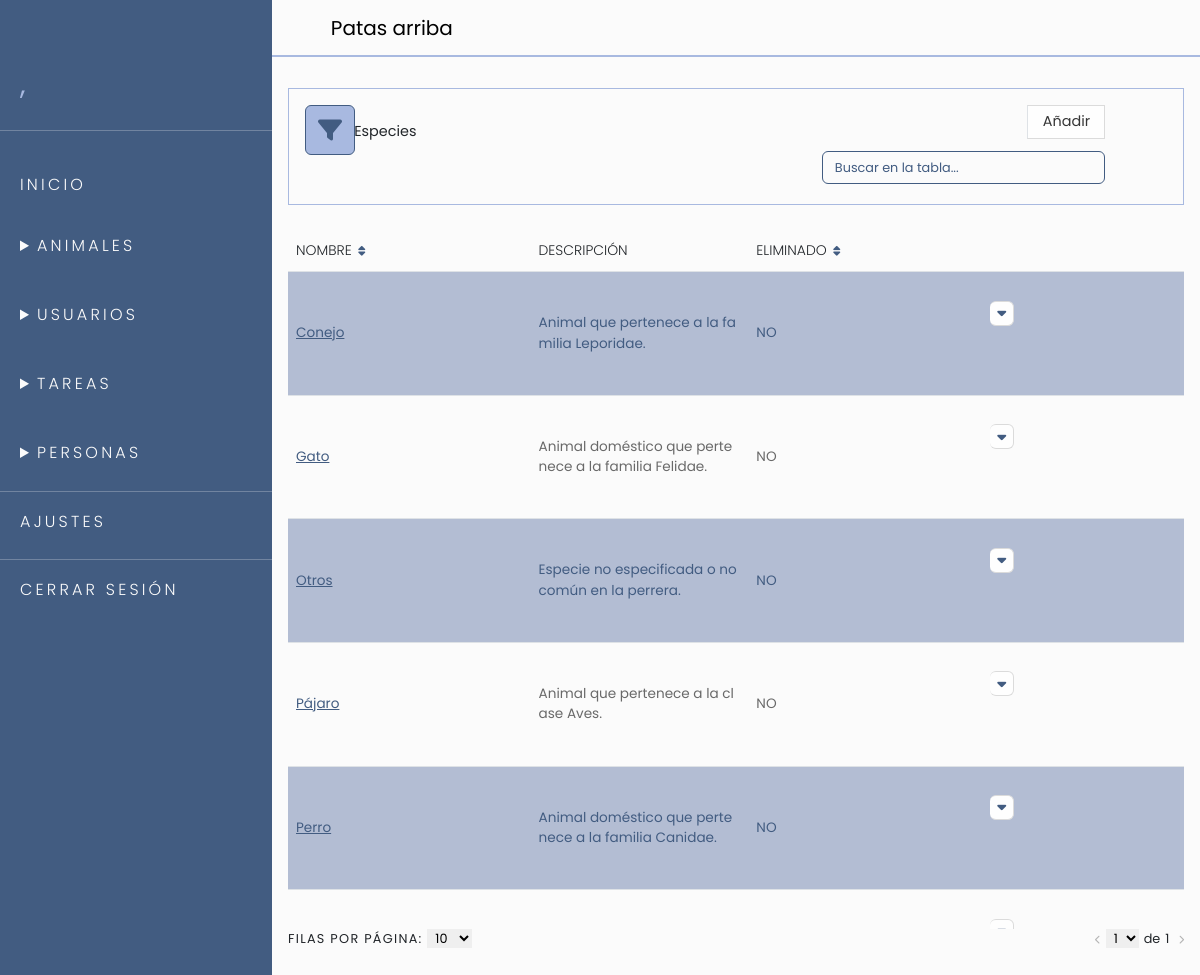
The page /app/controllers/EspecieC.php (signed in) on the database its author committed.
### tables this page shows
CREATE TABLE IF NOT EXISTS `especies` (
  `id` VARCHAR(22) NOT NULL DEFAULT '1',
  `nombre` VARCHAR(45) NOT NULL DEFAULT 'No especificado',
  `descripcion` VARCHAR(100) NOT NULL DEFAULT '-',
  `disponible` TINYINT(4) NOT NULL DEFAULT 1,
  PRIMARY KEY (`id`),
  UNIQUE INDEX `idespecies_UNIQUE` (`id` ASC) );

### app/utils/Utils.php (called while the page is built, shortened)
<?php
require_once "../models/Model.php";
class Utils
{
    public static function connectBD()
    {
        $conBD = null;
        try {
            return $conBD = new PDO(DB_DRIVER . ":host=" . DB_HOST . ";dbname=" . DB_SCHEMA, DB_USER);
        } catch (PDOException $e) {
            self::save_log_error($e->getMessage());
            return $conBD;
            die();
        } catch (Exception $e) {
            self::save_log_error($e->getMessage());
            return $conBD;
            exit();
        }
    }
}

### app/models/Model.php (called while the page is built, shortened)
<?php
require_once "../utils/Utils.php";
class Model
{
    protected $conBD;
    function __construct()
    {
        try {
            $this->conBD = Utils::connectBD();
        } catch (PDOException $e) {
            Utils::save_log_error("PDOException caught: " . $e->getMessage());
        } catch (Exception $e) {
            Utils::save_log_error("Unexpected error caught: " . $e->getMessage());
        }
    }
    public function get_all_visibles(String $table)
    {
        try {
            $query = "SELECT * FROM $table WHERE disponible = 1";
            $stm = $this->conBD->prepare($query);
            $stm->execute();
            return $stm->fetchAll();
        } catch (PDOException $e) {
            Utils::save_log_error("PDOException caught: " . $e->getMessage());
        } catch (Exception $e) {
            Utils::save_log_error("Unexpected error caught: " . $e->getMessage());
        }
    }
    public function pagination_visible(String $table, string $ord, string $field, int $page, int $amount)
    {
        try {
            $offset = ($page - 1) * $amount;
            $query = "SELECT * FROM $table WHERE disponible = 1 ORDER BY $field $ord LIMIT :amount OFFSET :offset";
            $statement = $this->conBD->prepare($query);
            $statement->bindParam(":amount", $amount, PDO::PARAM_INT);
            $statement->bindParam(":offset", $offset, PDO::PARAM_INT);
            $statement->execute();
            return $statement->fetchAll();
        } catch (PDOException $e) {
            Utils::save_log_error("PDOException caught: " . $e->getMessage());
        } catch (Exception $e) {
            Utils::save_log_error("Unexpected error caught: " . $e->getMessage());
        }
        return null;
    }
    public function total_pages_visibles(String $table, int $amount)
    {
        return ceil(count(self::get_all_visibles($table)) / $amount);
    }
}

### app/views/components/especieList.php (the view, shortened to what this page needs)
<div class="w-100" style="overflow: auto; max-height:700px;">
    <table id="list-container" class="table table-striped mb-0" style="vertical-align:middle">
        <thead>
            <tr>
                <th style="width:12em; z-index:301;">
                    <div class="d-flex align-items-center justify-content-space-between">
                        <span>Nombre</span>
                        <button class="btn btn-link sort-btn p-0" data-field="nombre" data-ord="asc">
                            <i class="fas fa-sort"></i>
                        </button>
                    </div>
                </th>
                <th>
                    <span class="d-flex" style="width: max-content;">Descripción</span>
                </th>
                <th>
                    <div class="d-flex align-items-center justify-content-space-between">
                        <span style="width: max-content;">ELIMINADO</span>
                        <button class="btn btn-link sort-btn p-0" data-field="disponible" data-ord="asc">
                            <i class="fas fa-sort"></i>
                        </button>
                    </div>
                </th>
                <th class='text-center'></th>
            </tr>
        </thead>
        <tbody>
            <?php
            foreach ($data as $show_data) {
                echo "<tr>";
                echo "<td class='sticky-column' id='showRegister' value='" . $show_data["id"] . "'> <a href='?id=" . $show_data["id"] . "&action=show_register'>" . $show_data["nombre"] . "</a> </td>";;
                echo "<td style='white-space: pre-line;'>" . $show_data["descripcion"] . "</td>";
                echo "<td>" . (($show_data["disponible"] == '0') ? 'SI' : 'NO') . "</td>";
                echo "<td class='ps-4 pe-2'>";
            ?>
                <div class="btn-group dropdown d-block" style="position:relative">
                    <button type="button" onclick="show_btn_options(event)" id="add" class="button-dropdown rounded" style="padding: .8em;width: 1.3em;height: 1.3em;">
                        <i class="fa-solid fa-caret-down text-primary"></i>
                    </button>
                </div>
            <?php
                echo "</td>";
                echo "</tr>";
            }
            ?>
        </tbody>
    </table>
</div>

### app/controllers/EspecieC.php (shortened to what this page needs)
<?php
require_once "../utils/Utils.php";
class EspecieC
{
    private $especie;
    private $field;
    private $ord;
    private $amount;
    private $page;
    function __construct()
    {
        $this->especie = new Especie();
        $this->field = "nombre";
        $this->ord = "ASC";
        $this->amount = "10";
        $this->page = "1";
    }
    public function getPage() { return $this->page; }
    public function run(String $action = "index")
    {
        switch ($action) {
            case "index":
                $this->index();
                break;
        }
    }
    private function index($view = 'V_Especies.php')
    {
        if (strtoupper($_SESSION["rol"]) == USER_ROL_ADMIN) {
            $data = $this->especie->pagination_all('especies', $this->ord, $this->field, $this->page, $this->amount);
            $total_pages = $this->especie->total_pages('especies', $this->amount);
        } else {
            $data = $this->especie->pagination_visible('especies', $this->ord, $this->field, $this->page, $this->amount);
            $total_pages = $this->especie->total_pages_visibles('especies', $this->amount);
        }
        $page = $this->getPage();
        require_once "../views/" . $view;
    }
}
$especie = new EspecieC();
$action = !empty($_REQUEST["action"]) ? $_REQUEST["action"] : "index";
$especie->run($action);

### app/views/V_Especies.php (shortened to what this page needs)
<!DOCTYPE html>
<html lang="es">
<head>
    <link rel="stylesheet" href="../views/css/sass.css">
</head>
<body>
    <?php include_once "../views/components/menu.php"; ?>
    <section id="content">
        <?php include_once "../views/components/header.php"; ?>
        <main class="mt-5 d-flex flex-column justify-content-center align-content-center p-3" id="main">
            <?php include_once "../views/components/filterEspecie.php"; ?>
            <?php include_once "../views/components/especieList.php"; ?>
            <?php include_once "../views/components/pagination.php"; ?>
        </main>
    </section>
</body>
</html>

### app/views/components/menu.php (shortened to what this page needs)
<section id="menu" class="bg-primary text-white pt-5" style="z-index:400;">
    <div>
        <div class="menu-container overflow-hidden">
            <div class="info-user">
                <h3><?= $_SESSION["apellidos"]; ?>, <?= $_SESSION["nombre"]; ?></h3>
            </div>
            <hr>
            <div class="menu-items mt-4">
                <h5><a href="/app/controllers/C_Home.php" class="text-white">Inicio</a></h5>
                <details>
                    <summary>
                        <h5>Animales</h5>
                    </summary>
                    <a href="../../app/controllers/AnimalC.php">Animales</a><br />
                    <a href="../../app/controllers/JaulaC.php">Jaulas</a><br />
                </details>
                <details>
                    <summary>
                        <h5>Usuarios</h5>
                    </summary>
                    <a href="../../app/controllers/EmpleadoC.php">Empleados</a><br />
                </details>
                <details>
                    <summary>
                        <h5>Tareas</h5>
                    </summary>
                    <a href="../../app/controllers/EmpleadoC.php">Tareas</a><br />
                </details>
                <details>
                    <summary>
                        <h5>Personas</h5>
                    </summary>
                    <a href="../../app/controllers/VoluntarioC.php">Voluntarios</a><br />
                </details>
            </div>
            <hr>
            <div class="settings">
                <h5><a href="../../app/controllers/SettingsC.php" class="text-white">Ajustes</a></h5>
            </div>
            <hr>
            <div class="logout">
                <h5><a href="../../../perrera-ec2/app/controllers/LoginC.php?action=logout" class="text-white">Cerrar sesión</a></h5>
            </div>
        </div>
    </div>
</section>

### app/views/components/header.php (shortened to what this page needs)
<header class="w-100 navbar border-0 border-bottom border-secondary border-2 bg-white position-fixed top-0" style="z-index:99">
    <a class="d-flex align-items-center navbar-brand ms-3" href="/app/controllers/C_Home.php">
        <object data="../../public/imgs/logos/logo1.svg" type="image/svg+xml" width="30" height="30" class="d-inline-block align-top" style="margin-right:.8rem;" alt="Logo perrera">
            <img src="../../public/imgs/logos/logo1.png">
        </object>
        Patas arriba
    </a>
</header>

### app/views/components/filterEspecie.php (shortened to what this page needs)
<div class="w-100 border border-1 border-secondary p-3 my-4">
    <div class="row justify-content-between">
        <div class="col-md-6 col-lg-4">
            <div class="row align-items-center">
                <div class="col-lg-2 col-md-3 col-sm-1 md-sm-1 mb-1">
                    <div class="d-flex justify-content-center align-items-center border border-1 border-primary rounded bg-secondary text-primary" style="width:50px; height: 50px; font-size: 1.5rem;">
                        <i class="fa-solid fa-filter"></i>
                    </div>
                </div>
                <div class="col-lg-10 col-md-9 col-sm-11">
                    <div class="d-flex flex-column">
                        <span style="font-size: .9rem;" data-controller="EspecieC.php">Especies</span>
                    </div>
                </div>
            </div>
        </div>
        <div class="col-md-6 col-lg-5 align-self-end">
            <div class="row">
                <div class="col-lg-10 col-md-12 md-sm-1 mb-1">
                    <div class="btn-group dropdown d-block text-end" style="position:relative">
                        <button type="button" id="add" class="button-dropdown border-1 border-start" data-toggle="modal" data-target="#insert">
                            Añadir
                        </button>
                    </div>
                </div>
            </div>
            <div class="row my-2 mb-1">
                <div class="col-lg-10 col-md-12">
                    <div class="form-group">
                        <input type="search" id="search_table" class="form-control shadow-none border border-1 border-primary" placeholder="Buscar en la tabla..." style="font-size: .8rem;">
                    </div>
                </div>
            </div>
        </div>
    </div>
</div>

### app/views/components/pagination.php (shortened to what this page needs)
<div class="show-pages d-flex w-100 align-items-center justify-content-between" style="height:fit-content; font-size:.8em;" id="pagination">
    <span class="register-amount w-auto text-uppercase p-0" style="letter-spacing: .1em; ">
        Filas por página:
        <select name="amount" id="amount" class="amount px-1 border-0 cursos-pointer" style="outline: none;" data-page="10">
            <option value="10" selected>10</option>
        </select>
    </span>
    <div class="select-page h-100 w-auto d-flex align-items-center p-0" style="gap:5px;">
        <?php if ($page != 1): ?>
            <button class="previous bg-transparent border-0" value="<?= ($page - 1) ?>" style="outline: none; box-shadow:none;" id="previous">
                <i class="fa-solid fa-chevron-left" style="font-size: .7em;"></i>
            </button>
        <?php else: ?>
            <button class="previous bg-transparent border-0" value="<?= $page ?>" style="outline: none; box-shadow:none;" id="previous" disabled>
                <i class="fa-solid fa-chevron-left" style="font-size: .7em;"></i>
            </button>
        <?php endif; ?>
        <select name="page" id="page" class="amount px-1 border-0 cursos-pointer" style="outline: none;">
            <?php for ($i = 1; $i <= $total_pages; $i++): ?>
                <option value="<?= $i ?>" <?= ($i == $page) ? 'selected' : '' ?>><?= $i ?></option>
            <?php endfor; ?>
        </select>
        de <span class="me-1" id="total_pages"><?= $total_pages ?></span>
        <?php if ($page != $total_pages): ?>
            <button class="next bg-transparent border-0" value="<?= ($page + 1) ?>" style="outline: none; box-shadow:none;" id="next">
                <i class="fa-solid fa-chevron-right" style="font-size: .7em;"></i>
            </button>
        <?php else: ?>
            <button class="next bg-transparent border-0" value="<?= $page ?>" style="outline: none; box-shadow:none;" id="next" disabled>
                <i class="fa-solid fa-chevron-right" style="font-size: .7em;"></i>
            </button>
        <?php endif; ?>
    </div>
</div>

### app/views/V_Especies.php (style rules this page uses)
td { overflow: hidden; text-overflow: ellipsis; white-space: nowrap; }

### rows shown on the page
especies: nombre "Conejo", descripcion "Animal que pertenece a la familia Leporidae.", disponible "NO"
especies: nombre "Gato", descripcion "Animal doméstico que pertenece a la familia Felidae.", disponible "NO"
especies: nombre "Otros", descripcion "Especie no especificada o no común en la perrera.", disponible "NO"
especies: nombre "Pájaro", descripcion "Animal que pertenece a la clase Aves.", disponible "NO"
especies: nombre "Perro", descripcion "Animal doméstico que pertenece a la familia Canidae.", disponible "NO"
especies: $show_data["id"] 1 (drawn)

### other values the page prints
$total_pages "1"
form field page "1"
